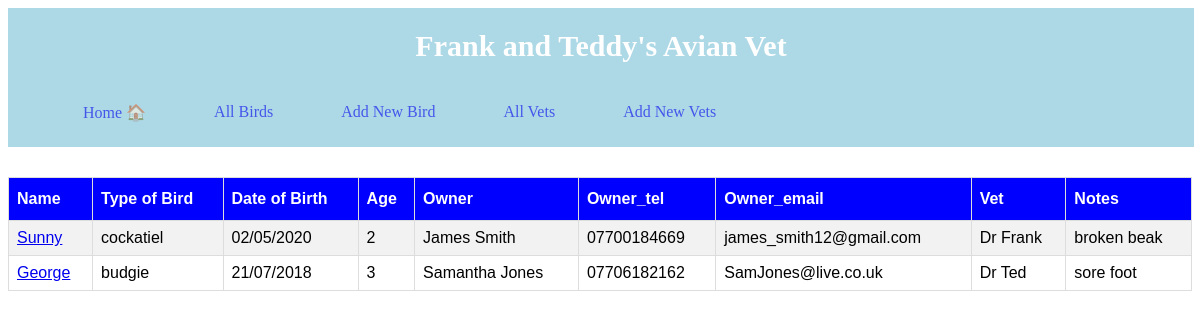
/animals, run on an earlier commit of the app's database.
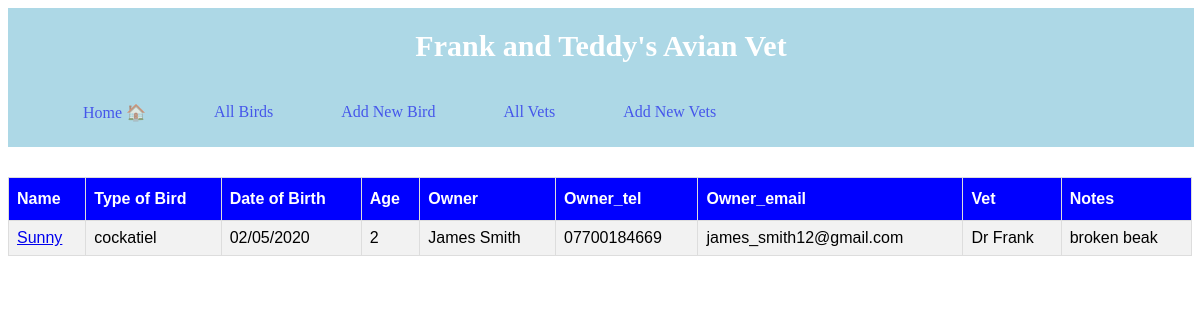
And on a later commit of the database.
### tables this page shows
CREATE TABLE animals (
    id INTEGER PRIMARY KEY AUTOINCREMENT,
    name VARCHAR,
    type VARCHAR,
    dob VARCHAR,
    age VARCHAR,
    owner VARCHAR,
    owner_tel VARCHAR,
    owner_email VARCHAR,
    notes TEXT,
    vet_id INTEGER NOT NULL,
        FOREIGN KEY (vet_id) 
         REFERENCES vets (id) ON DELETE CASCADE
);

CREATE TABLE vets (
    id INTEGER PRIMARY KEY AUTOINCREMENT,
    name VARCHAR
);

### controllers/animals_controller.py (the view)
@animals_blueprint.route("/animals")
def animals():
    animals = animal_repository.select_all()
    return render_template("animals/index.html", all_animals=animals)

### db/run_sql.py (called while the page is built)
def get_db():
    path = os.path.dirname(os.path.abspath(__file__))
    db = os.path.join(path, "vet_management.db")
    conn = sqlite3.connect(db)
    conn.execute("PRAGMA foreign_keys = 1")
    conn.row_factory = sqlite3.Row
    return conn

def run_sql(sql, values=[]):
    db = get_db()
    cursor = db.cursor()
    cursor.execute(sql, values)
    results = cursor.fetchall()
    db.commit()
    db.close()
    return results

### repositories/animal_repository.py (called while the page is built)
def select_all():
    animals = []
    sql = "SELECT * FROM animals"
    results = run_sql(sql)
    for row in results:
        vet = vet_repository.select(row['vet_id'])
        animal = Animal(row['name'], row['type'], row['dob'], row['age'],
                        row['owner'], row['owner_tel'], row['owner_email'], row['notes'], vet, row['id'])
        animals.append(animal)
    return animals

### repositories/vet_repository.py (called while the page is built)
def select(id):
    vet = None
    sql = "SELECT * FROM vets WHERE id = ?"
    values = [id]
    result = run_sql(sql, values)[0]
    if result is not None:
        vet = Vet(result['name'], result['id'])
    return vet

### templates/animals/index.html
{% extends "base.html" %}
{% block content %}
  <div class="animal">
    <div class="content">
      <div class="details">
        <table id="birds">
          <tr>
            <th>Name</th>
            <th>Type of Bird</th>
            <th>Date of Birth</th>
            <th>Age</th>
            <th>Owner</th>
            <th>Owner_tel</th>
            <th>Owner_email</th>
            <th>Vet</th>
            <th>Notes</th>
          </tr>
          {% for animal in all_animals %}
          <tr>
            <td><a href="/animals/{{animal.id}}">{{animal.name}}</a></td>
            <td>{{animal.type}}</td>
            <td>{{animal.dob}}</td>
            <td>{{animal.age}}</td>
            <td>{{animal.owner}}</td>
            <td>{{animal.owner_tel}}</td>
            <td>{{animal.owner_email}}</td>
            <td>{{animal.vet.name}}</td>
            <td>{{animal.notes}}</td>
          </tr>
         {% endfor %}
        </table>
    </div>
  </div>
{% endblock %}

What changed in the data, as far as the page shows it:
removed animals: name "George", type "budgie", dob "21/07/2018", age "3", owner "Samantha Jones", owner_tel "07706182162", owner_email "SamJones@live.co.uk", vet.name "Dr Ted", notes "sore foot"
